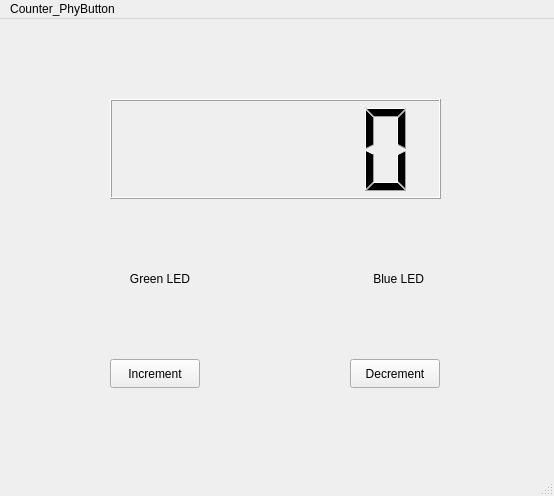
<?xml version="1.0" encoding="UTF-8"?>
<ui version="4.0">
 <class>MainWindow</class>
 <widget class="QMainWindow" name="MainWindow">
  <property name="geometry">
   <rect>
    <x>0</x>
    <y>0</y>
    <width>554</width>
    <height>496</height>
   </rect>
  </property>
  <property name="windowTitle">
   <string>Counter</string>
  </property>
  <widget class="QWidget" name="centralwidget">
   <widget class="QPushButton" name="pushButton_inc">
    <property name="geometry">
     <rect>
      <x>110</x>
      <y>340</y>
      <width>90</width>
      <height>29</height>
     </rect>
    </property>
    <property name="text">
     <string>Increment</string>
    </property>
   </widget>
   <widget class="QPushButton" name="pushButton_dec">
    <property name="geometry">
     <rect>
      <x>350</x>
      <y>340</y>
      <width>90</width>
      <height>29</height>
     </rect>
    </property>
    <property name="text">
     <string>Decrement</string>
    </property>
   </widget>
   <widget class="QLCDNumber" name="lcdNumber_display">
    <property name="geometry">
     <rect>
      <x>110</x>
      <y>80</y>
      <width>331</width>
      <height>100</height>
     </rect>
    </property>
    <property name="smallDecimalPoint">
     <bool>true</bool>
    </property>
   </widget>
   <widget class="QLabel" name="label_1">
    <property name="geometry">
     <rect>
      <x>120</x>
      <y>250</y>
      <width>91</width>
      <height>20</height>
     </rect>
    </property>
    <property name="text">
     <string>   Green LED</string>
    </property>
   </widget>
   <widget class="QLabel" name="label_2">
    <property name="geometry">
     <rect>
      <x>360</x>
      <y>250</y>
      <width>81</width>
      <height>20</height>
     </rect>
    </property>
    <property name="text">
     <string>    Blue LED</string>
    </property>
   </widget>
  </widget>
  <widget class="QStatusBar" name="statusbar"/>
  <widget class="QMenuBar" name="menubar">
   <property name="geometry">
    <rect>
     <x>0</x>
     <y>0</y>
     <width>554</width>
     <height>21</height>
    </rect>
   </property>
   <widget class="QMenu" name="menuCounter_PhyButton">
    <property name="title">
     <string>Counter_PhyButton</string>
    </property>
   </widget>
   <addaction name="menuCounter_PhyButton"/>
  </widget>
 </widget>
 <resources/>
 <connections/>
</ui>
